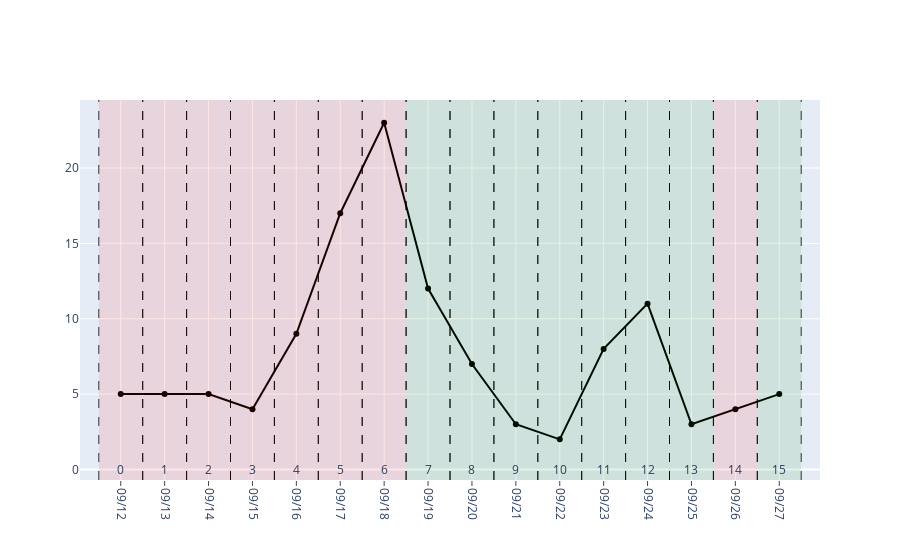

Notebook cell for this chart:
### Code cell
fig = go.Figure()

#Add Cycle Count. Pandas not supported
dates = dfsTemp[0]['Record Date'].tolist()
text = dfsTemp[0]['Cycle Count'].tolist()
for i in range(len(dates)):
    fig.add_annotation(x=dates[i], y=0,
            text=text[i],
            showarrow=False,
            arrowhead=1)

color = dfsTemp[0]['Green Day'].tolist()
for i in range(len(dates)):
    startRect = datetime.datetime.strptime(dates[i], '%Y-%m-%d')
    startRect = startRect - datetime.timedelta(days=0.5)
    startRect = startRect.strftime('%Y-%m-%d %H:%M')
    
    endRect = datetime.datetime.strptime(dates[i], '%Y-%m-%d')
    endRect = endRect + datetime.timedelta(days=0.5)
    endRect = endRect.strftime('%Y-%m-%d %H:%M')
    
    
    fig.add_vline(x=startRect, line_width=1, line_dash="dash", line_color="black", opacity=0.8)
    fig.add_vline(x=endRect, line_width=1, line_dash="dash", line_color="black", opacity=0.8)
    
    if color[i] == 0:
        fig.add_vrect(x0=startRect, x1=endRect, line_width=0, fillcolor="red", opacity=0.1)
    else:
        fig.add_vrect(x0=startRect, x1=endRect, line_width=0, fillcolor="green", opacity=0.1)
 

fig.add_trace(go.Scatter(x=dfsTemp[0]['Record Date'],
                         y=dfsTemp[0]['Monitor'],
                         text=dfsTemp[0]['Cycle Count'],
                         mode='lines+markers',
                         line_color='black'))



fig.update_xaxes(
    tickformat='%m/%d',
    tickangle = 90,
    dtick=86400000, #dticks is in milliseconds
    ticks='outside',
    tickson='boundaries') 
              
fig.show()

### Figure 1 — Plotly figure (JSON) as saved in the notebook; plotly's stock layout.template omitted (floating-point values rounded to 4 significant figures)
{"data": [{"line": {"color": "black"}, "mode": "lines+markers", "text": [15, 14, 13, 12, 11, 10, 9, 8, 7, 6, 5, 4, 3, 2, 1, 0], "type": "scatter", "x": ["2022-09-27", "2022-09-26", "2022-09-25", "2022-09-24", "2022-09-23", "2022-09-22", "2022-09-21", "2022-09-20", "2022-09-19", "2022-09-18", "2022-09-17", "2022-09-16", "2022-09-15", "2022-09-14", "2022-09-13", "2022-09-12"], "y": [5, 4, 3, 11, 8, 2, 3, 7, 12, 23, 17, 9, 4, 5, 5, 5]}], "layout": {"annotations": [{"arrowhead": 1, "showarrow": false, "text": "15", "x": "2022-09-27", "y": 0}, {"arrowhead": 1, "showarrow": false, "text": "14", "x": "2022-09-26", "y": 0}, {"arrowhead": 1, "showarrow": false, "text": "13", "x": "2022-09-25", "y": 0}, {"arrowhead": 1, "showarrow": false, "text": "12", "x": "2022-09-24", "y": 0}, {"arrowhead": 1, "showarrow": false, "text": "11", "x": "2022-09-23", "y": 0}, {"arrowhead": 1, "showarrow": false, "text": "10", "x": "2022-09-22", "y": 0}, {"arrowhead": 1, "showarrow": false, "text": "9", "x": "2022-09-21", "y": 0}, {"arrowhead": 1, "showarrow": false, "text": "8", "x": "2022-09-20", "y": 0}, {"arrowhead": 1, "showarrow": false, "text": "7", "x": "2022-09-19", "y": 0}, {"arrowhead": 1, "showarrow": false, "text": "6", "x": "2022-09-18", "y": 0}, {"arrowhead": 1, "showarrow": false, "text": "5", "x": "2022-09-17", "y": 0}, {"arrowhead": 1, "showarrow": false, "text": "4", "x": "2022-09-16", "y": 0}, {"arrowhead": 1, "showarrow": false, "text": "3", "x": "2022-09-15", "y": 0}, {"arrowhead": 1, "showarrow": false, "text": "2", "x": "2022-09-14", "y": 0}, {"arrowhead": 1, "showarrow": false, "text": "1", "x": "2022-09-13", "y": 0}, {"arrowhead": 1, "showarrow": false, "text": "0", "x": "2022-09-12", "y": 0}], "autosize": true, "shapes": [{"line": {"color": "black", "dash": "dash", "width": 1}, "opacity": 0.8, "type": "line", "x0": "2022-09-26 12:00", "x1": "2022-09-26 12:00", "xref": "x", "y0": 0, "y1": 1, "yref": "y domain"}, {"line": {"color": "black", "dash": "dash", "width": 1}, "opacity": 0.8, "type": "line", "x0": "2022-09-27 12:00", "x1": "2022-09-27 12:00", "xref": "x", "y0": 0, "y1": 1, "yref": "y domain"}, {"fillcolor": "green", "line": {"width": 0}, "opacity": 0.1, "type": "rect", "x0": "2022-09-26 12:00", "x1": "2022-09-27 12:00", "xref": "x", "y0": 0, "y1": 1, "yref": "y domain"}, {"line": {"color": "black", "dash": "dash", "width": 1}, "opacity": 0.8, "type": "line", "x0": "2022-09-25 12:00", "x1": "2022-09-25 12:00", "xref": "x", "y0": 0, "y1": 1, "yref": "y domain"}, {"line": {"color": "black", "dash": "dash", "width": 1}, "opacity": 0.8, "type": "line", "x0": "2022-09-26 12:00", "x1": "2022-09-26 12:00", "xref": "x", "y0": 0, "y1": 1, "yref": "y domain"}, {"fillcolor": "red", "line": {"width": 0}, "opacity": 0.1, "type": "rect", "x0": "2022-09-25 12:00", "x1": "2022-09-26 12:00", "xref": "x", "y0": 0, "y1": 1, "yref": "y domain"}, {"line": {"color": "black", "dash": "dash", "width": 1}, "opacity": 0.8, "type": "line", "x0": "2022-09-24 12:00", "x1": "2022-09-24 12:00", "xref": "x", "y0": 0, "y1": 1, "yref": "y domain"}, {"line": {"color": "black", "dash": "dash", "width": 1}, "opacity": 0.8, "type": "line", "x0": "2022-09-25 12:00", "x1": "2022-09-25 12:00", "xref": "x", "y0": 0, "y1": 1, "yref": "y domain"}, {"fillcolor": "green", "line": {"width": 0}, "opacity": 0.1, "type": "rect", "x0": "2022-09-24 12:00", "x1": "2022-09-25 12:00", "xref": "x", "y0": 0, "y1": 1, "yref": "y domain"}, {"line": {"color": "black", "dash": "dash", "width": 1}, "opacity": 0.8, "type": "line", "x0": "2022-09-23 12:00", "x1": "2022-09-23 12:00", "xref": "x", "y0": 0, "y1": 1, "yref": "y domain"}, {"line": {"color": "black", "dash": "dash", "width": 1}, "opacity": 0.8, "type": "line", "x0": "2022-09-24 12:00", "x1": "2022-09-24 12:00", "xref": "x", "y0": 0, "y1": 1, "yref": "y domain"}, {"fillcolor": "green", "line": {"width": 0}, "opacity": 0.1, "type": "rect", "x0": "2022-09-23 12:00", "x1": "2022-09-24 12:00", "xref": "x", "y0": 0, "y1": 1, "yref": "y domain"}, {"line": {"color": "black", "dash": "dash", "width": 1}, "opacity": 0.8, "type": "line", "x0": "2022-09-22 12:00", "x1": "2022-09-22 12:00", "xref": "x", "y0": 0, "y1": 1, "yref": "y domain"}, {"line": {"color": "black", "dash": "dash", "width": 1}, "opacity": 0.8, "type": "line", "x0": "2022-09-23 12:00", "x1": "2022-09-23 12:00", "xref": "x", "y0": 0, "y1": 1, "yref": "y domain"}, {"fillcolor": "green", "line": {"width": 0}, "opacity": 0.1, "type": "rect", "x0": "2022-09-22 12:00", "x1": "2022-09-23 12:00", "xref": "x", "y0": 0, "y1": 1, "yref": "y domain"}, {"line": {"color": "black", "dash": "dash", "width": 1}, "opacity": 0.8, "type": "line", "x0": "2022-09-21 12:00", "x1": "2022-09-21 12:00", "xref": "x", "y0": 0, "y1": 1, "yref": "y domain"}, {"line": {"color": "black", "dash": "dash", "width": 1}, "opacity": 0.8, "type": "line", "x0": "2022-09-22 12:00", "x1": "2022-09-22 12:00", "xref": "x", "y0": 0, "y1": 1, "yref": "y domain"}, {"fillcolor": "green", "line": {"width": 0}, "opacity": 0.1, "type": "rect", "x0": "2022-09-21 12:00", "x1": "2022-09-22 12:00", "xref": "x", "y0": 0, "y1": 1, "yref": "y domain"}, {"line": {"color": "black", "dash": "dash", "width": 1}, "opacity": 0.8, "type": "line", "x0": "2022-09-20 12:00", "x1": "2022-09-20 12:00", "xref": "x", "y0": 0, "y1": 1, "yref": "y domain"}, {"line": {"color": "black", "dash": "dash", "width": 1}, "opacity": 0.8, "type": "line", "x0": "2022-09-21 12:00", "x1": "2022-09-21 12:00", "xref": "x", "y0": 0, "y1": 1, "yref": "y domain"}, {"fillcolor": "green", "line": {"width": 0}, "opacity": 0.1, "type": "rect", "x0": "2022-09-20 12:00", "x1": "2022-09-21 12:00", "xref": "x", "y0": 0, "y1": 1, "yref": "y domain"}, {"line": {"color": "black", "dash": "dash", "width": 1}, "opacity": 0.8, "type": "line", "x0": "2022-09-19 12:00", "x1": "2022-09-19 12:00", "xref": "x", "y0": 0, "y1": 1, "yref": "y domain"}, {"line": {"color": "black", "dash": "dash", "width": 1}, "opacity": 0.8, "type": "line", "x0": "2022-09-20 12:00", "x1": "2022-09-20 12:00", "xref": "x", "y0": 0, "y1": 1, "yref": "y domain"}, {"fillcolor": "green", "line": {"width": 0}, "opacity": 0.1, "type": "rect", "x0": "2022-09-19 12:00", "x1": "2022-09-20 12:00", "xref": "x", "y0": 0, "y1": 1, "yref": "y domain"}, {"line": {"color": "black", "dash": "dash", "width": 1}, "opacity": 0.8, "type": "line", "x0": "2022-09-18 12:00", "x1": "2022-09-18 12:00", "xref": "x", "y0": 0, "y1": 1, "yref": "y domain"}, {"line": {"color": "black", "dash": "dash", "width": 1}, "opacity": 0.8, "type": "line", "x0": "2022-09-19 12:00", "x1": "2022-09-19 12:00", "xref": "x", "y0": 0, "y1": 1, "yref": "y domain"}, {"fillcolor": "green", "line": {"width": 0}, "opacity": 0.1, "type": "rect", "x0": "2022-09-18 12:00", "x1": "2022-09-19 12:00", "xref": "x", "y0": 0, "y1": 1, "yref": "y domain"}, {"line": {"color": "black", "dash": "dash", "width": 1}, "opacity": 0.8, "type": "line", "x0": "2022-09-17 12:00", "x1": "2022-09-17 12:00", "xref": "x", "y0": 0, "y1": 1, "yref": "y domain"}, {"line": {"color": "black", "dash": "dash", "width": 1}, "opacity": 0.8, "type": "line", "x0": "2022-09-18 12:00", "x1": "2022-09-18 12:00", "xref": "x", "y0": 0, "y1": 1, "yref": "y domain"}, {"fillcolor": "red", "line": {"width": 0}, "opacity": 0.1, "type": "rect", "x0": "2022-09-17 12:00", "x1": "2022-09-18 12:00", "xref": "x", "y0": 0, "y1": 1, "yref": "y domain"}, {"line": {"color": "black", "dash": "dash", "width": 1}, "opacity": 0.8, "type": "line", "x0": "2022-09-16 12:00", "x1": "2022-09-16 12:00", "xref": "x", "y0": 0, "y1": 1, "yref": "y domain"}, {"line": {"color": "black", "dash": "dash", "width": 1}, "opacity": 0.8, "type": "line", "x0": "2022-09-17 12:00", "x1": "2022-09-17 12:00", "xref": "x", "y0": 0, "y1": 1, "yref": "y domain"}, {"fillcolor": "red", "line": {"width": 0}, "opacity": 0.1, "type": "rect", "x0": "2022-09-16 12:00", "x1": "2022-09-17 12:00", "xref": "x", "y0": 0, "y1": 1, "yref": "y domain"}, {"line": {"color": "black", "dash": "dash", "width": 1}, "opacity": 0.8, "type": "line", "x0": "2022-09-15 12:00", "x1": "2022-09-15 12:00", "xref": "x", "y0": 0, "y1": 1, "yref": "y domain"}, {"line": {"color": "black", "dash": "dash", "width": 1}, "opacity": 0.8, "type": "line", "x0": "2022-09-16 12:00", "x1": "2022-09-16 12:00", "xref": "x", "y0": 0, "y1": 1, "yref": "y domain"}, {"fillcolor": "red", "line": {"width": 0}, "opacity": 0.1, "type": "rect", "x0": "2022-09-15 12:00", "x1": "2022-09-16 12:00", "xref": "x", "y0": 0, "y1": 1, "yref": "y domain"}, {"line": {"color": "black", "dash": "dash", "width": 1}, "opacity": 0.8, "type": "line", "x0": "2022-09-14 12:00", "x1": "2022-09-14 12:00", "xref": "x", "y0": 0, "y1": 1, "yref": "y domain"}, {"line": {"color": "black", "dash": "dash", "width": 1}, "opacity": 0.8, "type": "line", "x0": "2022-09-15 12:00", "x1": "2022-09-15 12:00", "xref": "x", "y0": 0, "y1": 1, "yref": "y domain"}, {"fillcolor": "red", "line": {"width": 0}, "opacity": 0.1, "type": "rect", "x0": "2022-09-14 12:00", "x1": "2022-09-15 12:00", "xref": "x", "y0": 0, "y1": 1, "yref": "y domain"}, {"line": {"color": "black", "dash": "dash", "width": 1}, "opacity": 0.8, "type": "line", "x0": "2022-09-13 12:00", "x1": "2022-09-13 12:00", "xref": "x", "y0": 0, "y1": 1, "yref": "y domain"}, {"line": {"color": "black", "dash": "dash", "width": 1}, "opacity": 0.8, "type": "line", "x0": "2022-09-14 12:00", "x1": "2022-09-14 12:00", "xref": "x", "y0": 0, "y1": 1, "yref": "y domain"}, {"fillcolor": "red", "line": {"width": 0}, "opacity": 0.1, "type": "rect", "x0": "2022-09-13 12:00", "x1": "2022-09-14 12:00", "xref": "x", "y0": 0, "y1": 1, "yref": "y domain"}, {"line": {"color": "black", "dash": "dash", "width": 1}, "opacity": 0.8, "type": "line", "x0": "2022-09-12 12:00", "x1": "2022-09-12 12:00", "xref": "x", "y0": 0, "y1": 1, "yref": "y domain"}, {"line": {"color": "black", "dash": "dash", "width": 1}, "opacity": 0.8, "type": "line", "x0": "2022-09-13 12:00", "x1": "2022-09-13 12:00", "xref": "x", "y0": 0, "y1": 1, "yref": "y domain"}, {"fillcolor": "red", "line": {"width": 0}, "opacity": 0.1, "type": "rect", "x0": "2022-09-12 12:00", "x1": "2022-09-13 12:00", "xref": "x", "y0": 0, "y1": 1, "yref": "y domain"}, {"line": {"color": "black", "dash": "dash", "width": 1}, "opacity": 0.8, "type": "line", "x0": "2022-09-11 12:00", "x1": "2022-09-11 12:00", "xref": "x", "y0": 0, "y1": 1, "yref": "y domain"}, {"line": {"color": "black", "dash": "dash", "width": 1}, "opacity": 0.8, "type": "line", "x0": "2022-09-12 12:00", "x1": "2022-09-12 12:00", "xref": "x", "y0": 0, "y1": 1, "yref": "y domain"}, {"fillcolor": "red", "line": {"width": 0}, "opacity": 0.1, "type": "rect", "x0": "2022-09-11 12:00", "x1": "2022-09-12 12:00", "xref": "x", "y0": 0, "y1": 1, "yref": "y domain"}], "xaxis": {"autorange": true, "dtick": 86400000, "range": ["2022-09-11 01:45:10.1124", "2022-09-27 22:14:49.8876"], "tickangle": 90, "tickformat": "%m/%d", "ticks": "outside", "tickson": "boundaries", "type": "date"}, "yaxis": {"autorange": true, "range": [-1.308, 24.85], "type": "linear"}}}
